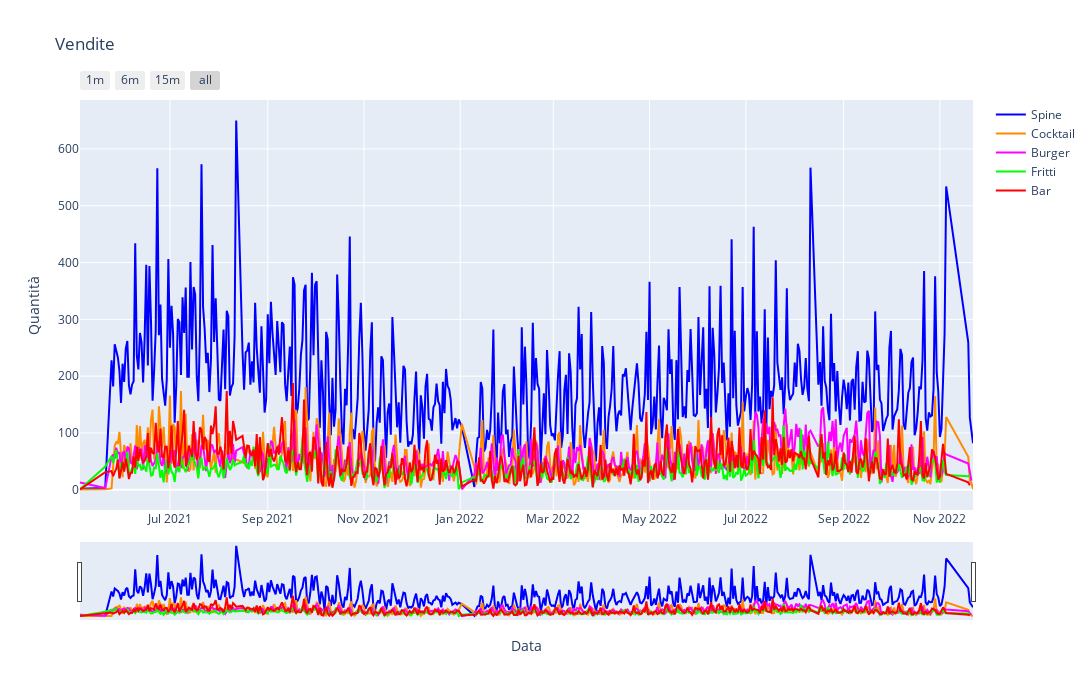

The code cell stored with this chart in its notebook:
### Code cell
### ZOOM Plotly

import plotly.graph_objects as go

fig = go.Figure()

#Spine 
fig.add_trace(go.Scatter(x = index, 
                         y = df_spine['Quantita'],
                         mode = "lines",
                         name = "Spine",
                         line_color='#0000FF',
                         ))
##############################################################
#Cocktail 
fig.add_trace(go.Scatter(x = index, 
                         y = df_cocktail['Quantita'],
                         mode = "lines", 
                         name = "Cocktail",
                         line_color='#ff8c00',
                         ))
##############################################################
#Burger 
fig.add_trace(go.Scatter(x = index, 
                         y = df_burger['Quantita'],
                         mode = "lines", 
                         name = "Burger",
                         line_color='#FF00FF',
                         ))
##############################################################
#Fritti 
fig.add_trace(go.Scatter(x = index, 
                         y = df_fritti['Quantita'],
                         mode = "lines", 
                         name = "Fritti",
                         line_color='#00FF00',
                         ))
##############################################################
#Bar 
fig.add_trace(go.Scatter(x = index, 
                         y = df_bar['Quantita'],
                         mode = "lines", 
                         name = "Bar",
                         line_color='#FF0000',
                         ))
##############################################################
# adjust layout
fig.update_layout(title = "Vendite",
                  xaxis_title = "Data",
                  yaxis_title = "Quantità",
                  width = 1200,
                  height = 700,
                  )
####################################################################
# zoomming
fig.update_xaxes(
    rangeslider_visible=True,
    rangeselector=dict(
        buttons=list([
            dict(count=1, label="1m", step="month", stepmode="backward"),
            dict(count=6, label="6m", step="month", stepmode="backward"),
            dict(count=15, label="15m", step="month", stepmode="backward"),
            dict(step="all")
        ])
    )
)

### Figure 1 — Plotly figure (JSON) as saved in the notebook; plotly's stock layout.template omitted (floating-point values rounded to 4 significant figures; data arrays with more than 128 entries replaced by an {"elided": "..."} marker saying what was removed)
{"data": [{"line": {"color": "#0000FF"}, "mode": "lines", "name": "Spine", "type": "scatter", "x": {"elided": "2600 str values"}, "y": {"elided": "521 float values"}}, {"line": {"color": "#ff8c00"}, "mode": "lines", "name": "Cocktail", "type": "scatter", "x": {"elided": "2600 str values"}, "y": {"elided": "521 float values"}}, {"line": {"color": "#FF00FF"}, "mode": "lines", "name": "Burger", "type": "scatter", "x": {"elided": "2600 str values"}, "y": {"elided": "520 float values"}}, {"line": {"color": "#00FF00"}, "mode": "lines", "name": "Fritti", "type": "scatter", "x": {"elided": "2600 str values"}, "y": {"elided": "519 float values"}}, {"line": {"color": "#FF0000"}, "mode": "lines", "name": "Bar", "type": "scatter", "x": {"elided": "2600 str values"}, "y": {"elided": "519 float values"}}], "layout": {"height": 700, "title": {"text": "Vendite"}, "width": 1200, "xaxis": {"rangeselector": {"buttons": [{"count": 1, "label": "1m", "step": "month", "stepmode": "backward"}, {"count": 6, "label": "6m", "step": "month", "stepmode": "backward"}, {"count": 15, "label": "15m", "step": "month", "stepmode": "backward"}, {"step": "all"}]}, "rangeslider": {"visible": true}, "title": {"text": "Data"}}, "yaxis": {"title": {"text": "Quantità"}}}}
